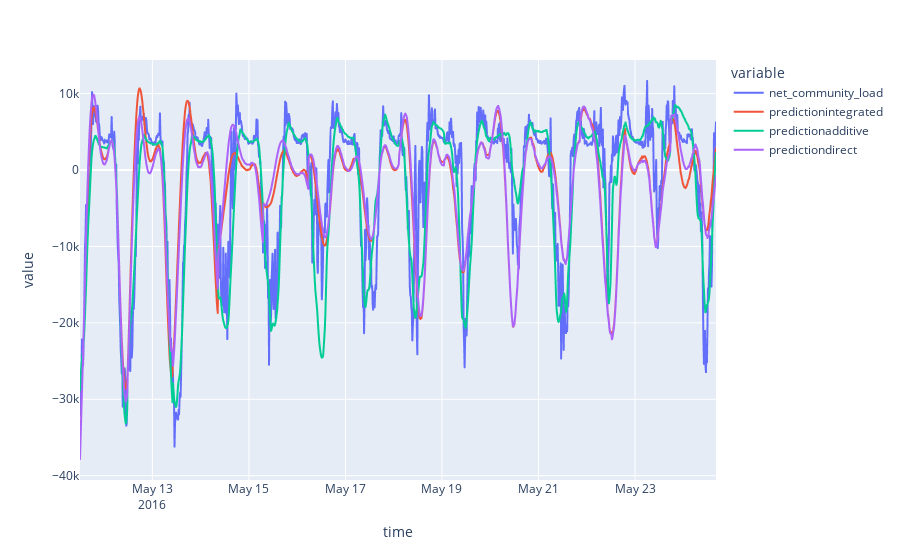

Source (notebook cell):
### Code cell
print("Plotting predictions...")
df_compare = pd.concat([trg_test_inversed.pd_dataframe(), df_predictions], axis=1).dropna()

px.line(df_compare)

### Figure 1 — Plotly figure (JSON) as saved in the notebook; plotly's stock layout.template omitted (floating-point values rounded to 4 significant figures; data arrays with more than 128 entries replaced by an {"elided": "..."} marker saying what was removed)
{"data": [{"hovertemplate": "variable=net_community_load<br>time=%{x}<br>value=%{y}<extra></extra>", "legendgroup": "net_community_load", "line": {"color": "#636efa", "dash": "solid"}, "marker": {"symbol": "circle"}, "mode": "lines", "name": "net_community_load", "showlegend": true, "type": "scattergl", "x": {"elided": "1266 str values"}, "xaxis": "x", "y": {"elided": "1266 float values"}, "yaxis": "y"}, {"hovertemplate": "variable=predictionintegrated<br>time=%{x}<br>value=%{y}<extra></extra>", "legendgroup": "predictionintegrated", "line": {"color": "#EF553B", "dash": "solid"}, "marker": {"symbol": "circle"}, "mode": "lines", "name": "predictionintegrated", "showlegend": true, "type": "scattergl", "x": {"elided": "1266 str values"}, "xaxis": "x", "y": {"elided": "1266 float values"}, "yaxis": "y"}, {"hovertemplate": "variable=predictionadditive<br>time=%{x}<br>value=%{y}<extra></extra>", "legendgroup": "predictionadditive", "line": {"color": "#00cc96", "dash": "solid"}, "marker": {"symbol": "circle"}, "mode": "lines", "name": "predictionadditive", "showlegend": true, "type": "scattergl", "x": {"elided": "1266 str values"}, "xaxis": "x", "y": {"elided": "1266 float values"}, "yaxis": "y"}, {"hovertemplate": "variable=predictiondirect<br>time=%{x}<br>value=%{y}<extra></extra>", "legendgroup": "predictiondirect", "line": {"color": "#ab63fa", "dash": "solid"}, "marker": {"symbol": "circle"}, "mode": "lines", "name": "predictiondirect", "showlegend": true, "type": "scattergl", "x": {"elided": "1266 str values"}, "xaxis": "x", "y": {"elided": "1266 float values"}, "yaxis": "y"}], "layout": {"legend": {"title": {"text": "variable"}, "tracegroupgap": 0}, "margin": {"t": 60}, "xaxis": {"anchor": "y", "domain": [0, 1], "title": {"text": "time"}}, "yaxis": {"anchor": "x", "domain": [0, 1], "title": {"text": "value"}}}}
